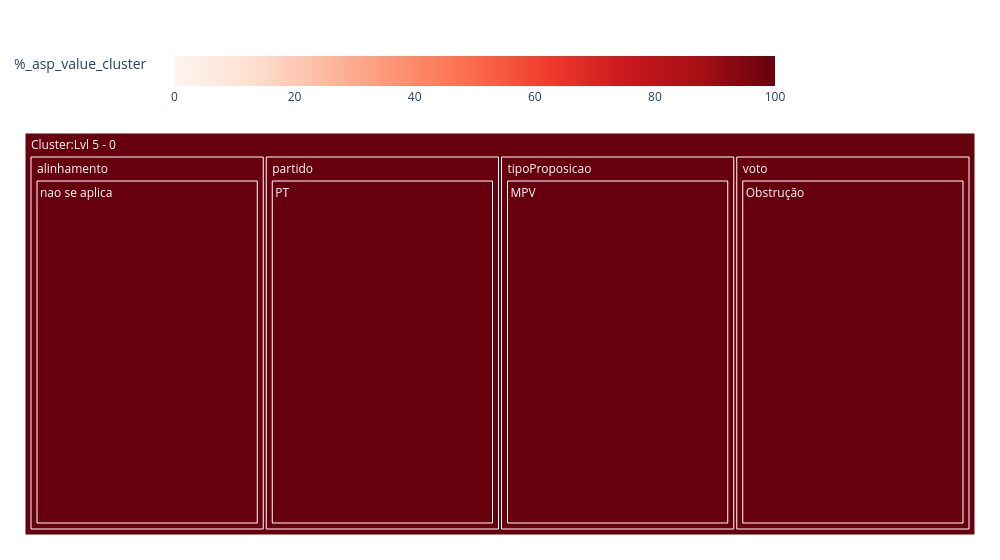

The code cell stored with this chart in its notebook:
### Markdown cell above
## Treemap

### Code cell
plot_treemap_cluster(df.copy(), TreeNode.df_leaves.copy(), 'Lvl 5 - 0', ['alinhamento', 'partido', 'tipoProposicao','voto'])

### Figure 1 — Plotly figure (JSON) as saved in the notebook; plotly's stock layout.template omitted (floating-point values rounded to 4 significant figures)
{"data": [{"branchvalues": "total", "customdata": [["0.01", 100], ["0.01", 100], ["0.01", 100], ["0.07", 100], ["0.01", 100], ["0.01", 100], ["0.01", 100], ["0.07", 100], ["(?)", 100]], "domain": {"x": [0, 1], "y": [0, 1]}, "hovertemplate": "labels=%{label}<br>#_votes_cluster=%{value}<br>parent=%{parent}<br>id=%{id}<br>%_asp_value_tot=%{customdata[0]}<br>%_asp_value_cluster=%{color}<extra></extra>", "ids": ["Cluster:Lvl 5 - 0/alinhamento/nao se aplica", "Cluster:Lvl 5 - 0/partido/PT", "Cluster:Lvl 5 - 0/tipoProposicao/MPV", "Cluster:Lvl 5 - 0/voto/Obstrução", "Cluster:Lvl 5 - 0/alinhamento", "Cluster:Lvl 5 - 0/partido", "Cluster:Lvl 5 - 0/tipoProposicao", "Cluster:Lvl 5 - 0/voto", "Cluster:Lvl 5 - 0"], "labels": ["nao se aplica", "PT", "MPV", "Obstrução", "alinhamento", "partido", "tipoProposicao", "voto", "Cluster:Lvl 5 - 0"], "marker": {"coloraxis": "coloraxis", "colors": [100.0, 100.0, 100.0, 100.0, 100.0, 100.0, 100.0, 100.0, 100.0]}, "name": "", "parents": ["Cluster:Lvl 5 - 0/alinhamento", "Cluster:Lvl 5 - 0/partido", "Cluster:Lvl 5 - 0/tipoProposicao", "Cluster:Lvl 5 - 0/voto", "Cluster:Lvl 5 - 0", "Cluster:Lvl 5 - 0", "Cluster:Lvl 5 - 0", "Cluster:Lvl 5 - 0", ""], "root": {"color": "lightgrey"}, "type": "treemap", "values": [7.0, 7.0, 7.0, 7.0, 7.0, 7.0, 7.0, 7.0, 28.0]}], "layout": {"coloraxis": {"cmid": 50, "colorbar": {"len": 0.8, "orientation": "h", "title": {"text": "%_asp_value_cluster"}, "x": 0.4, "y": 1.05}, "colorscale": [[0, "rgb(255,245,240)"], [0.125, "rgb(254,224,210)"], [0.25, "rgb(252,187,161)"], [0.375, "rgb(252,146,114)"], [0.5, "rgb(251,106,74)"], [0.625, "rgb(239,59,44)"], [0.75, "rgb(203,24,29)"], [0.875, "rgb(165,15,21)"], [1, "rgb(103,0,13)"]]}, "legend": {"tracegroupgap": 0}, "margin": {"b": 25, "l": 25, "r": 25, "t": 50}, "width": 1000}}
